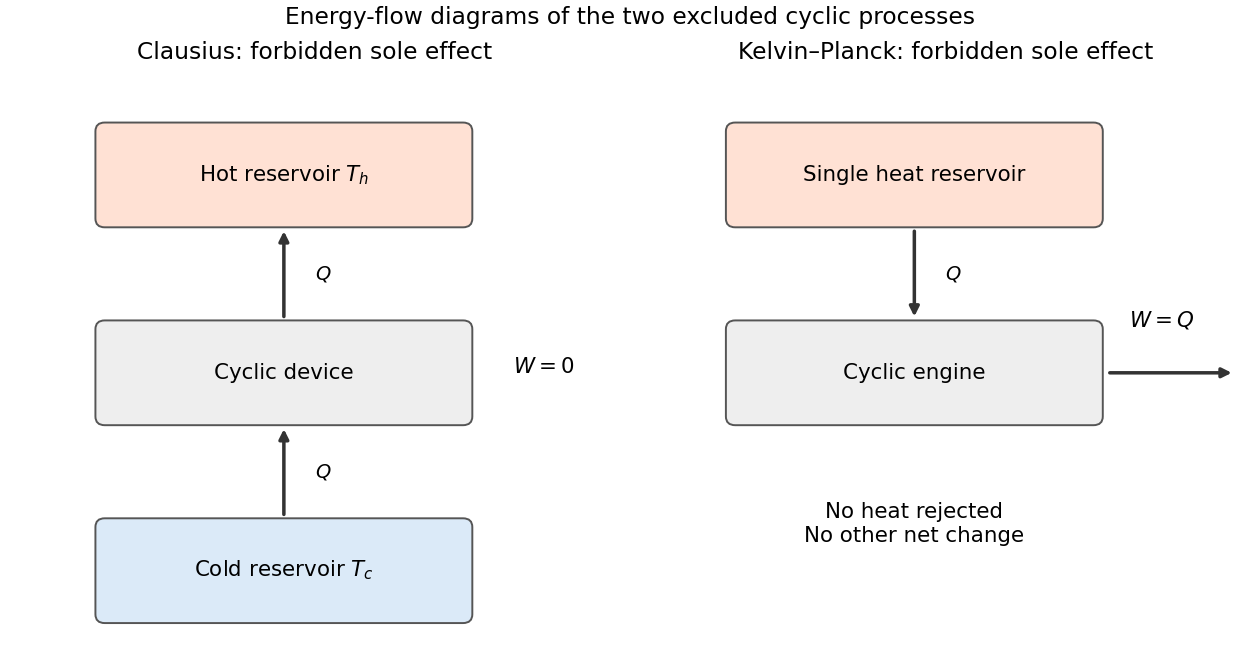

Generate this figure with Python:
"""Original second-law energy-flow schematics; output PNG basename in cwd.

Python 3.14 and matplotlib 3.10.7, from the top-level pyproject.toml.
"""
from pathlib import Path
import matplotlib
matplotlib.use("Agg")
import matplotlib.pyplot as plt
from matplotlib.patches import FancyBboxPatch


def box(ax, centre, label, color):
    x, y = centre
    ax.add_patch(FancyBboxPatch((x - .29, y - .075), .58, .15,
                               boxstyle="round,pad=0.015", facecolor=color, edgecolor="#555555"))
    ax.text(x, y, label, ha="center", va="center", fontsize=11)


def arrow(ax, start, end, label, offset=(.05, 0)):
    ax.annotate("", end, start, arrowprops={"arrowstyle": "-|>", "lw": 1.8, "color": "#333333"})
    ax.text((start[0] + end[0]) / 2 + offset[0], (start[1] + end[1]) / 2 + offset[1],
            label, va="center", fontsize=10)


def main():
    fig, axes = plt.subplots(1, 2, figsize=(9, 4.7), layout="constrained")
    fig.patch.set_facecolor("white")
    for ax in axes:
        ax.set(xlim=(0, 1), ylim=(0, 1))
        ax.axis("off")
    left, right = axes
    box(left, (.45, .82), r"Hot reservoir $T_h$", "#ffe1d4")
    box(left, (.45, .48), "Cyclic device", "#eeeeee")
    box(left, (.45, .14), r"Cold reservoir $T_c$", "#dbeaf8")
    arrow(left, (.45, .23), (.45, .39), r"$Q$")
    arrow(left, (.45, .57), (.45, .73), r"$Q$")
    left.text(.87, .48, r"$W=0$", ha="center", fontsize=11)
    left.set_title("Clausius: forbidden sole effect", fontsize=12)
    box(right, (.45, .82), "Single heat reservoir", "#ffe1d4")
    box(right, (.45, .48), "Cyclic engine", "#eeeeee")
    arrow(right, (.45, .73), (.45, .57), r"$Q$")
    arrow(right, (.76, .48), (.97, .48), "", offset=(0, 0))
    right.text(.85, .56, r"$W=Q$", ha="center", fontsize=11)
    right.text(.45, .19, "No heat rejected\nNo other net change", ha="center", fontsize=11)
    right.set_title("Kelvin–Planck: forbidden sole effect", fontsize=12)
    fig.suptitle("Energy-flow diagrams of the two excluded cyclic processes", fontsize=12)
    fig.savefig(Path(__file__).with_suffix(".png").name, dpi=140, facecolor="white")
    plt.close(fig)


if __name__ == "__main__":
    main()
